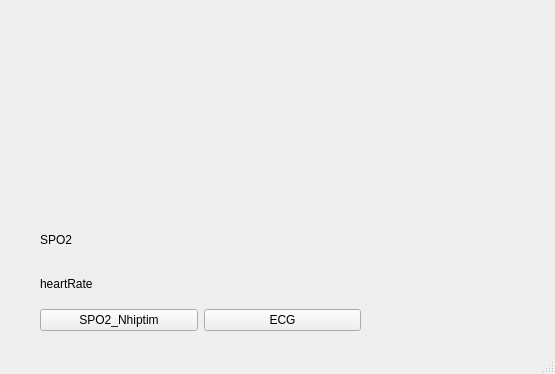
<?xml version="1.0" encoding="UTF-8"?>
<ui version="4.0">
 <class>MainWindow</class>
 <widget class="QMainWindow" name="MainWindow">
  <property name="geometry">
   <rect>
    <x>0</x>
    <y>0</y>
    <width>555</width>
    <height>374</height>
   </rect>
  </property>
  <property name="windowTitle">
   <string>MainWindow</string>
  </property>
  <widget class="QWidget" name="centralwidget">
   <widget class="QWidget" name="gridLayoutWidget">
    <property name="geometry">
     <rect>
      <x>40</x>
      <y>220</y>
      <width>321</width>
      <height>111</height>
     </rect>
    </property>
    <layout class="QGridLayout" name="gridLayout_2">
     <item row="0" column="0">
      <widget class="QLabel" name="label">
       <property name="text">
        <string>SPO2</string>
       </property>
      </widget>
     </item>
     <item row="1" column="0">
      <widget class="QLabel" name="label_2">
       <property name="text">
        <string>heartRate</string>
       </property>
      </widget>
     </item>
     <item row="2" column="0">
      <widget class="QPushButton" name="pushButton">
       <property name="text">
        <string>SPO2_Nhiptim</string>
       </property>
      </widget>
     </item>
     <item row="2" column="1">
      <widget class="QPushButton" name="pushButton_2">
       <property name="text">
        <string>ECG</string>
       </property>
      </widget>
     </item>
     <item row="0" column="1">
      <widget class="QLabel" name="SPO2">
       <property name="text">
        <string/>
       </property>
      </widget>
     </item>
     <item row="1" column="1">
      <widget class="QLabel" name="heartRate">
       <property name="text">
        <string/>
       </property>
      </widget>
     </item>
    </layout>
   </widget>
   <widget class="QLabel" name="label_3">
    <property name="enabled">
     <bool>true</bool>
    </property>
    <property name="geometry">
     <rect>
      <x>1</x>
      <y>1</y>
      <width>341</width>
      <height>191</height>
     </rect>
    </property>
    <property name="sizePolicy">
     <sizepolicy hsizetype="Maximum" vsizetype="Maximum">
      <horstretch>0</horstretch>
      <verstretch>0</verstretch>
     </sizepolicy>
    </property>
    <property name="focusPolicy">
     <enum>Qt::NoFocus</enum>
    </property>
    <property name="text">
     <string/>
    </property>
    <property name="margin">
     <number>0</number>
    </property>
    <property name="indent">
     <number>-1</number>
    </property>
   </widget>
  </widget>
  <widget class="QMenuBar" name="menubar">
   <property name="geometry">
    <rect>
     <x>0</x>
     <y>0</y>
     <width>555</width>
     <height>20</height>
    </rect>
   </property>
  </widget>
  <widget class="QStatusBar" name="statusbar"/>
 </widget>
 <resources/>
 <connections/>
</ui>
